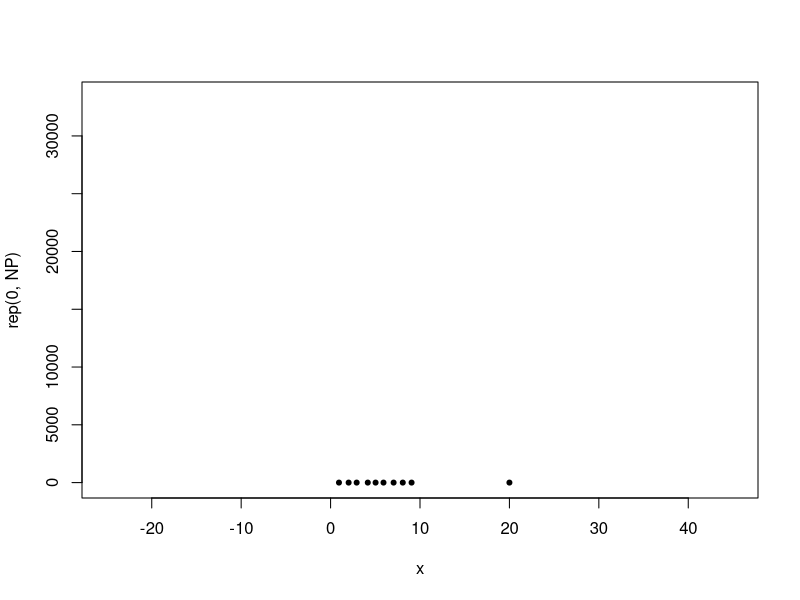
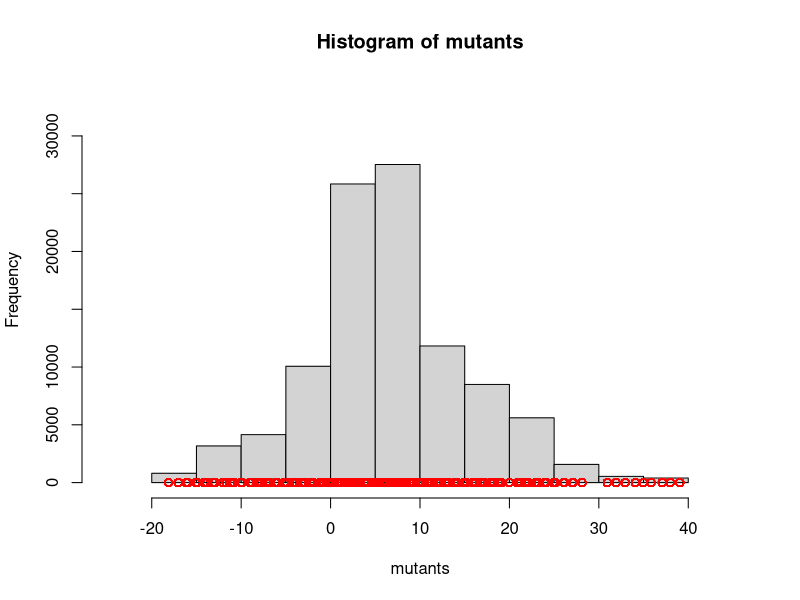

These figures' R source, in order:
#!/usr/bin/Rscript

set.seed(1)
ITER = 100000
SD = 0.1
NP = 10
F = 1
x = rep(NA, NP)
for (i in 1:NP)
{
	x[i] = i + rnorm(1, 0, SD)
}
x[10] = 20

png(paste(commandArgs(TRUE)[1], ".png", sep = ""))
plot(x, rep(0, NP), pch = 20, xlim=c(-25,45), ylim = c(0, ITER/3))

mutants = c()
for (i in 1:ITER)
{
	x1 = x[sample(NP, 1)]
	x2 = x[sample(NP, 1)]
	x3 = x[sample(NP, 1)]
	x4 = x[sample(NP, 1)]
	x5 = x[sample(NP, 1)]
	x6 = x[sample(NP, 1)]
	x7 = x[sample(NP, 1)]
	x8 = x[sample(NP, 1)]
	x9 = x[sample(NP, 1)]
	x10 = x[sample(NP, 1)]
	x11 = x[sample(NP, 1)]
	x12 = x[sample(NP, 1)]
	x13 = x[sample(NP, 1)]
	mutants = c(mutants, x1 + F*(x2 - x3))
	#mutants = c(mutants, x1 + (F/sqrt(6))*(x2 - x3 + x4 - x5 + x6 - x7 + x8 - x9 + x10 - x11 + x12 - x13))
}
hist(mutants, xlim=c(-25,45), ylim = c(0, ITER/3))
points(mutants, rep(0, ITER), col = "red")

